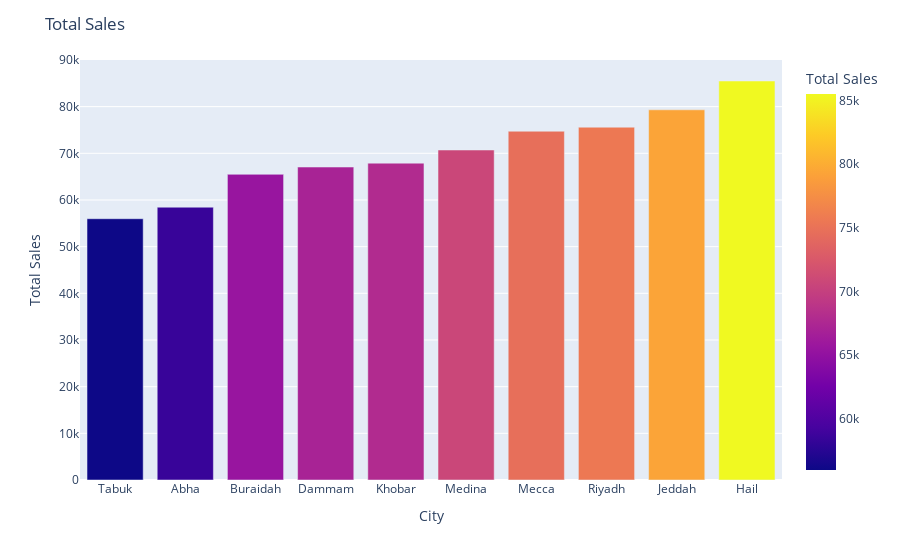

Notebook source saved alongside this figure:
### Code cell
px.bar(total_sales, x=total_sales['City'], y=total_sales['Total Sales'], color=total_sales['Total Sales']).update_layout(title='Total Sales')

### Figure 1 — Plotly figure (JSON) as saved in the notebook; plotly's stock layout.template omitted (floating-point values rounded to 4 significant figures)
{"data": [{"hovertemplate": "City=%{x}<br>Total Sales=%{marker.color}<extra></extra>", "legendgroup": "", "marker": {"color": [55985, 58455, 65500, 67060, 67890, 70710, 74735, 75595, 79320, 85495], "coloraxis": "coloraxis", "pattern": {"shape": ""}}, "name": "", "orientation": "v", "showlegend": false, "textposition": "auto", "type": "bar", "x": ["Tabuk", "Abha", "Buraidah", "Dammam", "Khobar", "Medina", "Mecca", "Riyadh", "Jeddah", "Hail"], "xaxis": "x", "y": [55985, 58455, 65500, 67060, 67890, 70710, 74735, 75595, 79320, 85495], "yaxis": "y"}], "layout": {"barmode": "relative", "coloraxis": {"colorbar": {"title": {"text": "Total Sales"}}, "colorscale": [[0, "#0d0887"], [0.1111, "#46039f"], [0.2222, "#7201a8"], [0.3333, "#9c179e"], [0.4444, "#bd3786"], [0.5556, "#d8576b"], [0.6667, "#ed7953"], [0.7778, "#fb9f3a"], [0.8889, "#fdca26"], [1, "#f0f921"]]}, "legend": {"tracegroupgap": 0}, "margin": {"t": 60}, "title": {"text": "Total Sales"}, "xaxis": {"anchor": "y", "domain": [0, 1], "title": {"text": "City"}}, "yaxis": {"anchor": "x", "domain": [0, 1], "title": {"text": "Total Sales"}}}}
